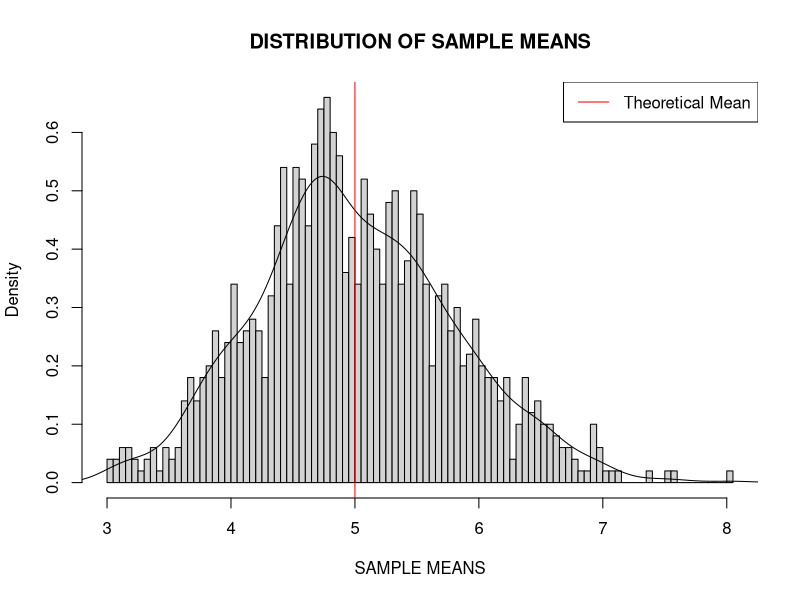
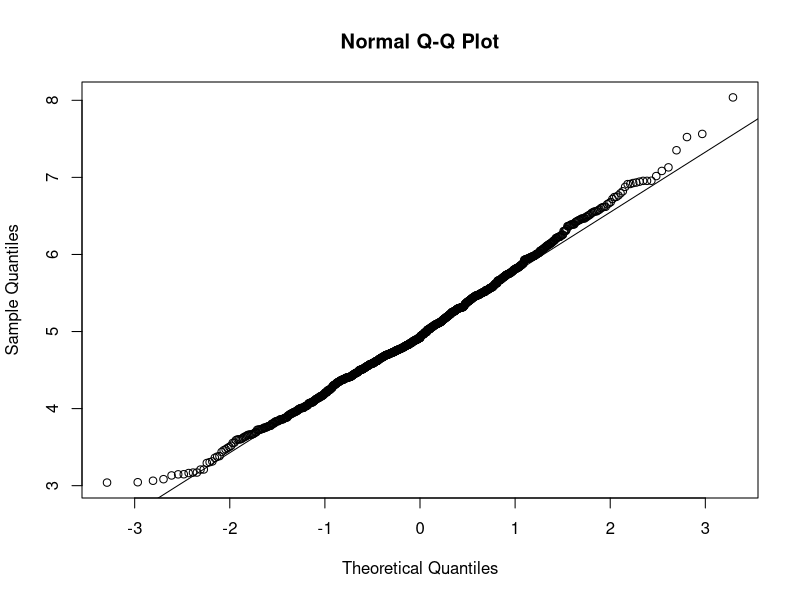

The R source for these figures, in order:
## ---- chunk 1
set.seed(100)
mns = NULL
n <- 40
lambda <- 0.2
for (i in 1:1000) {mns = c(mns, mean(rexp(n,rate = lambda)))}
hist(mns, prob = T, xlab = "SAMPLE MEANS", main = "DISTRIBUTION OF SAMPLE MEANS", breaks=100)
lines(density(mns))
abline(v=1/lambda, col="red")
legend('topright', "Theoretical Mean", lty=1, col="red")

print(paste("Theoretical Mean =", 1/lambda))
print(paste("Mean of sample means = ",mean(mns)))

## ---- chunk 2
print(paste("THEORETICAL STD DEVIATION =", (1/lambda)/sqrt(n)))
print(paste("STD DEVIATION OF SIMULATED MEANS =", sd(mns)))
## ---- chunk 3
qqnorm(mns)
qqline(mns)
